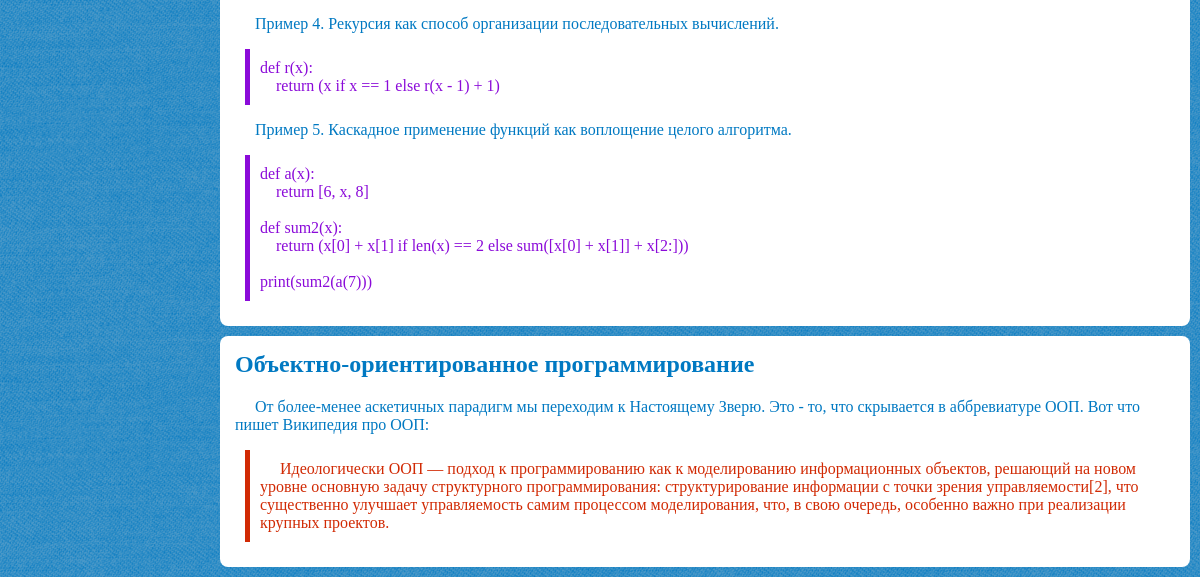
Page /introducing-programming-paradigms/ (lower part) on the earlier database version.
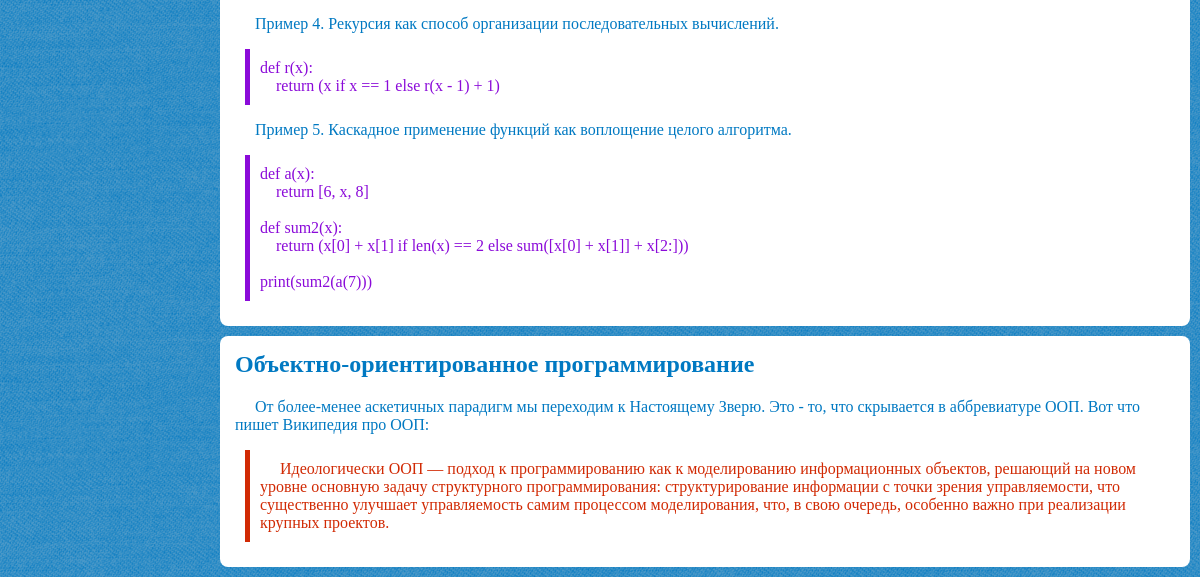
Same page on the later database version.
### lectures/models.py (models this page shows, shortened)
class Section(models.Model):
    h2_title = models.CharField(max_length=100)
    h2_slug = models.SlugField(max_length=120)
    body = models.TextField()
    publish = models.DateTimeField(default=timezone.now)
    article = models.ForeignKey(Article,
                                on_delete=models.CASCADE,
                                related_name='sections')
    class Meta:
        ordering = ('publish',)
        db_table = 'sections'

### lectures/views.py (the view)
def show_lecture(request, lec_slug):
    lecture = get_object_or_404(Lecture, slug=lec_slug, status='opened')
    return render(request, 'lectures/lecture.html', {'lec': lecture})

### lectures/templates/lectures/lecture.html (shortened to what this page needs)
{% extends "base.html" %}
{% block content %}
{% for article in lec.articles.all %}
    {% if article.status == "ready" %}
        <article>
        {% for section in article.sections.all %}
            <section>
                <h2 id="{{ section.h2_slug }}" {% if forloop.counter == 1 %} class="first" {% endif %}>{{ section.h2_title }}</h2>
                {% autoescape off %}
                {{ section.body|safe }}
                {% endautoescape %}
            </section>
        {% endfor %}
        </article>
    {% endif %}
{% endfor %}
{% endblock %}

Differences in the rows shown:
changed Section "Объектно-ориентированное программирование": body "…информации с точки зрения управляемости[2], что существенно улучшает управляемость…" → "…информации с точки зрения управляемости, что существенно улучшает управляемость…"
